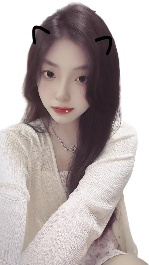
#> input picture qita/anqi.jpg, 149 x 265 px
$ python 111.py
#> lines starting #> are read from the running program, lines starting #| are printed output that depends on the picture; after the words box and inside, x2 and y2 are one past the last pixel; in counts of white or black regions, pixels touching at a corner belong together


import cv2
import numpy as np

img_path = "anqi.jpg"   # 换成你图片路径
img = cv2.imread(img_path)
#> img is the input picture: shape (265, 149, 3); mean B, G, R 174, 175.1, 185.4
if img is None:
    print("读取失败")
    exit()

# ---------- 1. 计算“与纯白的距离”，做软alpha ----------
gray = cv2.cvtColor(img, cv2.COLOR_BGR2GRAY)
# 越接近白色，距离越小 → alpha越小（越透明）
diff = 255 - gray
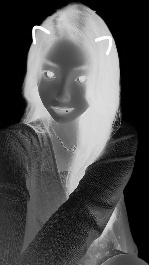
#> diff: shape (265, 149); min 0, max 255, mean 76.9
# 把距离映射到 0~255，20 是灵敏度：越大越不容易透明
alpha = np.clip(diff / 20 * 255, 0, 255).astype(np.uint8)
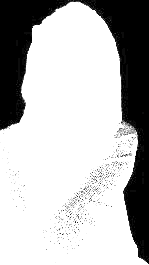
#> alpha: shape (265, 149); min 0, max 255, mean 185

# ---------- 2. 形态学：把衣服上小白洞补掉，背景保持干净 ----------
# 先二值化：白背景=0，衣服=255
_, mask = cv2.threshold(alpha, 240, 255, cv2.THRESH_BINARY)
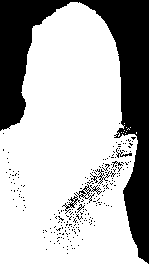
#> mask: shape (265, 149); 70.4% white; 233 black regions (226 under 20 px), largest, box (x1, y1, x2, y2) and area: (0, 0, 149, 264) 10914, (76, 184, 102, 203) 117, (62, 193, 80, 214) 82
# 闭运算：填小洞；开运算：去背景噪点
kernel = np.ones((3, 3), np.uint8)
mask = cv2.morphologyEx(mask, cv2.MORPH_CLOSE, kernel, iterations=1)  # 补洞
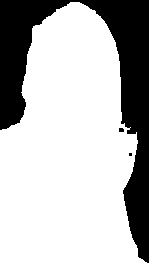
#> mask: shape (265, 149); 72.5% white; 3 black regions (2 under 20 px), largest, box (x1, y1, x2, y2) and area: (0, 0, 149, 263) 10823
mask = cv2.morphologyEx(mask, cv2.MORPH_OPEN, kernel, iterations=1)   # 去噪
#> mask: shape (265, 149); 72.5% white; 3 black regions (1 under 20 px), largest, box (x1, y1, x2, y2) and area: (0, 0, 149, 263) 10834, (119, 128, 124, 132) 20

# ---------- 3. 边缘羽化，避免锯齿硬边 ----------
alpha = cv2.GaussianBlur(mask, (3, 3), 0)
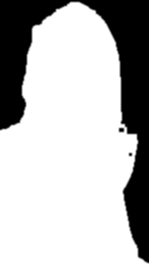
#> alpha: shape (265, 149); min 0, max 255, mean 184.8

# ---------- 4. 合成 BGRA 并保存 ----------
b, g, r = cv2.split(img)
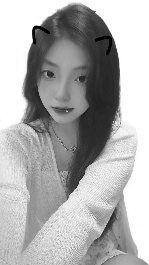
#> b: shape (265, 149); min 0, max 255, mean 174
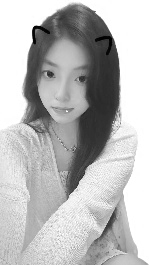
#> r: shape (265, 149); min 0, max 255, mean 185.4
rgba = cv2.merge((b, g, r, alpha))
cv2.imwrite(r"D:\opencv\pythonProject\qita\anqi.png", rgba)

print("完成：fixed_transparent.png")
